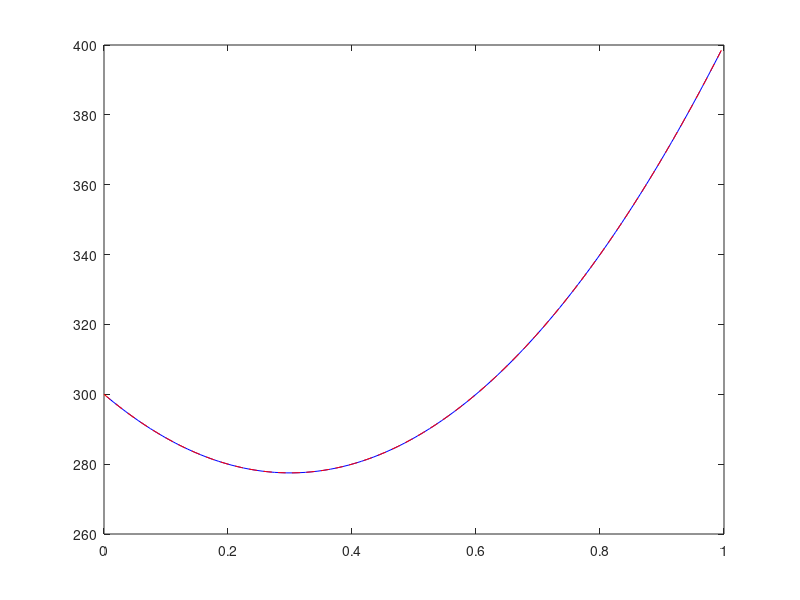

The MATLAB script that drew this image:
% k\frac{d2T}{dx^2} - Q = 0 ; T(0) = T(1) = 300; Q = 1; k=0.01

%This code works
%Volumetric Integrations gave the appropriate equations. 
T_left = 300;
T_right = 400;

n = 100; %Number of cells

T = 200*ones(n,1); % Five "cells" and the temperature values at the cell centers.


del_x = 1/n;
Q = 5;
k = 0.01;
%BOundaries need to be different. 
tic
T_old = T;
T(1) = (T(2) + 2*T_left- Q*(del_x^2)/k)/3;
T(n) = (2*T_right + T(n-1) - Q*(del_x^2)/k)/3;
T(2:n-1) = (T(3:n) + T(1:n-2))/2 - Q*(del_x)^2/(2*k);
T_new = T;
iters = 0;
% for i=1:5000
while(sum(abs(T_old - T_new))>1e-5)
T_old = T;
T(1) = (T(2) + 2*T_left- Q*(del_x^2)/k)/3;
T(n) = (2*T_right + T(n-1) - Q*(del_x^2)/k)/3;
T(2:n-1) = (T(3:n) + T(1:n-2))/2 - Q*(del_x)^2/(2*k);
T_new = T;
iters=iters+1;
end
toc



%True Solution = 50 x^2 -50x + 300

x_fvm = linspace(del_x/2,1-del_x/2,n);

x_full = linspace(0,1,n);

T_true = @(x) (Q/(2*k))*x.^2 - (Q/(2*k) + (T_left - T_right))*x + T_left;


plot(x_fvm,T,'b'); hold on;
plot(x_full,T_true(x_full),'r--')